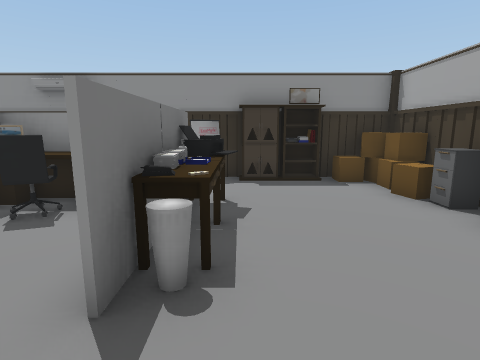
[1] (above)

21 first-person views from a walk through a scene from a Unity 3-D project. The camera is 1.4 m above the floor, tilts 10° down and sees 80° across. The floor is counted in squares, 1 m on a side. Each view is taken from the middle of a square. On the plan, view 1 faces up. The plan holds only what a view shows up to about 14 squares ahead; the rest is blank. The player character is not drawn.

[2]
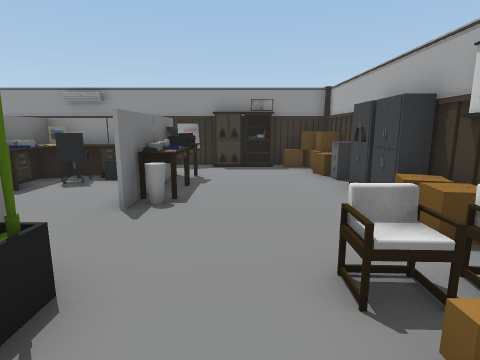

[3]
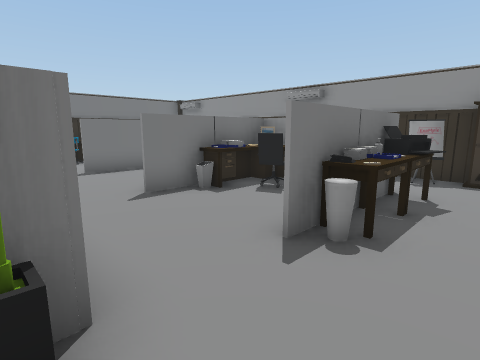

[4]
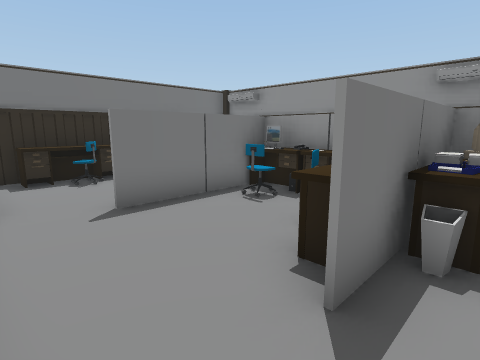

[5]
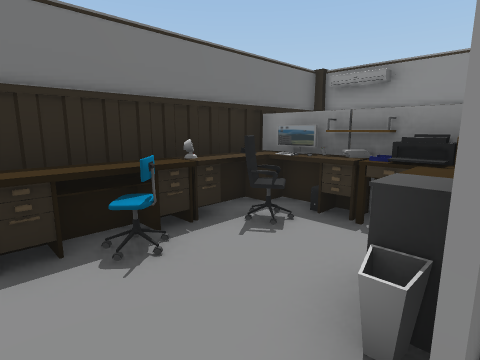

[6]
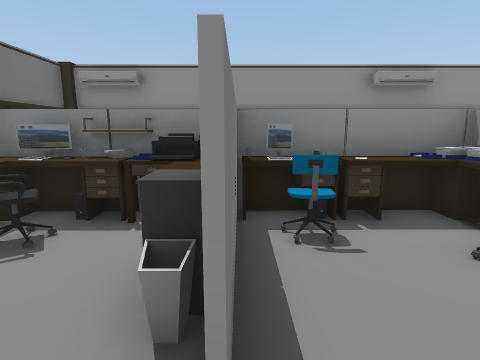

[7]
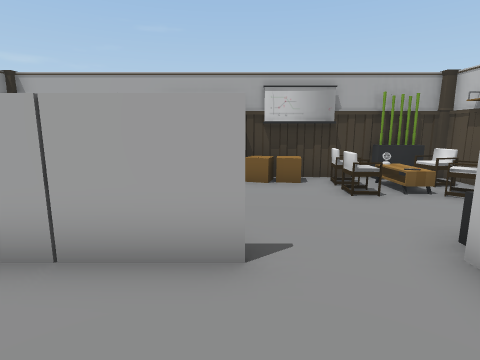

[8]
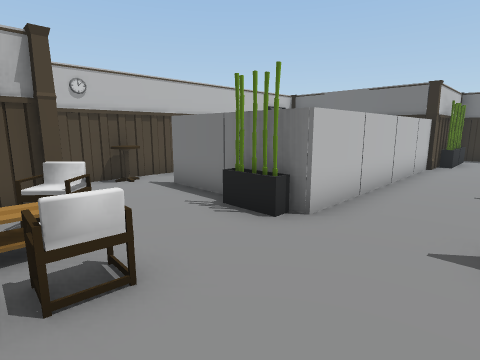

[9]
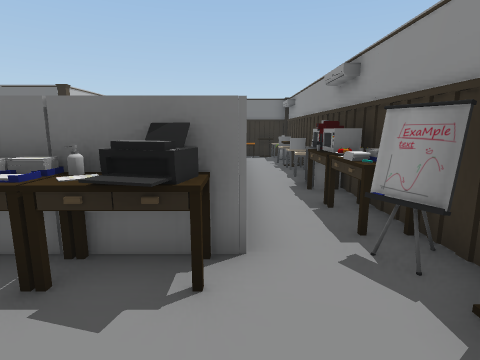

[10]
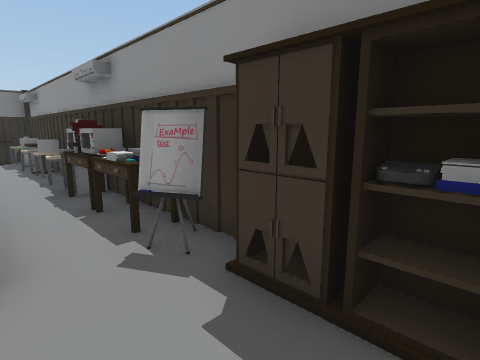

[11]
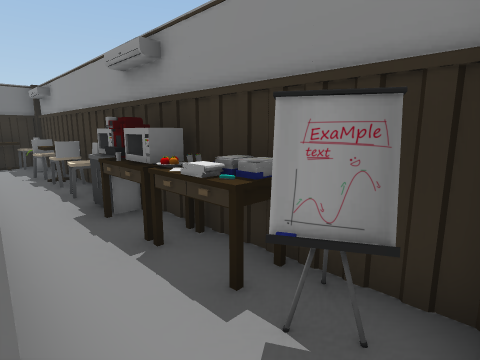

[12]
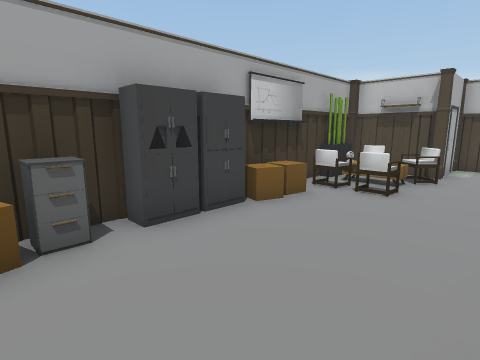

[13]
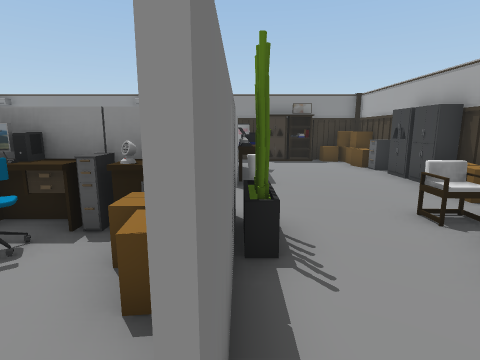

[14]
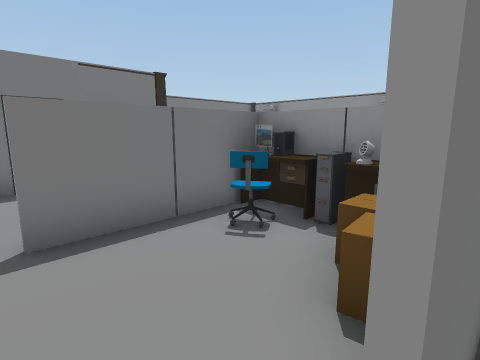

[15]
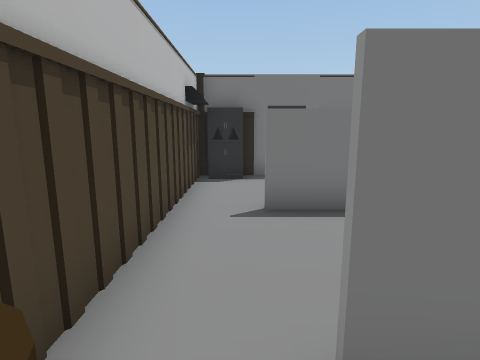

[16]
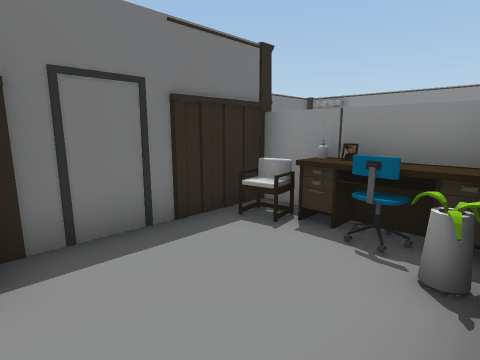

[17]
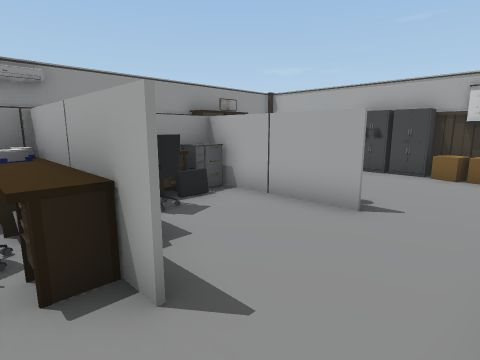

[18]
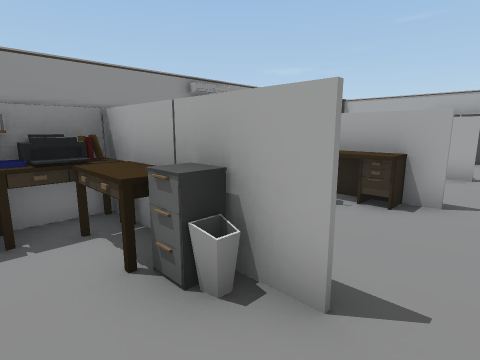

[19]
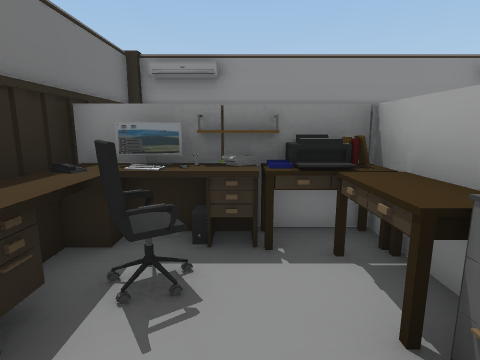

[20]
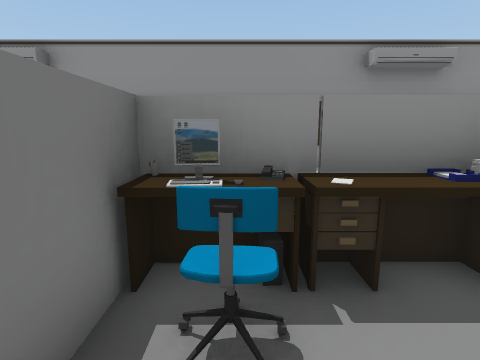

[21]
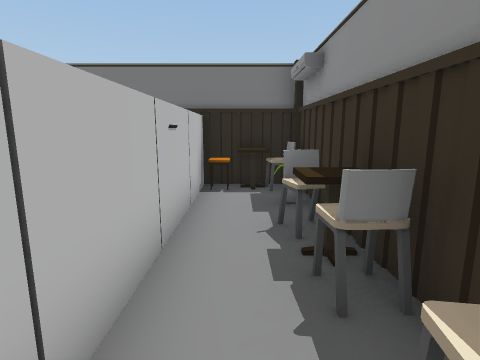

### Floor plan
Key: @ floor where view 1 was taken; # wall or solid block; . floor; O other object.
Columns run from 13 left of view 1 to 5 right of it. Each row starts with its distance up from view 1.
  9 ###################
  8 O.OOOOOOOOOOOOOOOO#
  7 OO..O............O#
  6 #OOOOO#OOO#O#....O#
  5 OOOOOOOOOOOOOO...O#
  4 OO.O#O.OOO..OO...O#
  3 OO.OO..O#O.OOO...O#
  2 OO..#...#...O....O#
  1 O................O#
  0 #####........@.O.##
 -1     #OOO#OO #..OOO#
 -2     #O..#OOO#...O##
 -3     #...#..O#..OO##
 -4     #...#...#..###
 -5     #O.........#
 -6     #########O##

Positions as (right, up) in squares from view 1, and headings:
1: (0, 0), facing up
2: (1, -3), facing up
3: (1, -1), facing up-left
4: (-4, 0), facing up-left
5: (-9, 1), facing up-left
6: (-9, 1), facing up
7: (-4, 2), facing right
8: (3, 2), facing down-left
9: (2, 6), facing left
10: (2, 6), facing up-left
11: (0, 6), facing up-left
12: (0, 6), facing down-right
13: (-1, -5), facing up
14: (-1, -5), facing up-left
15: (0, -5), facing left
16: (-5, -5), facing up-left
17: (-6, 0), facing up-right
18: (-11, 1), facing up-right
19: (-11, 2), facing up
20: (-8, 3), facing up
21: (-6, 7), facing left
